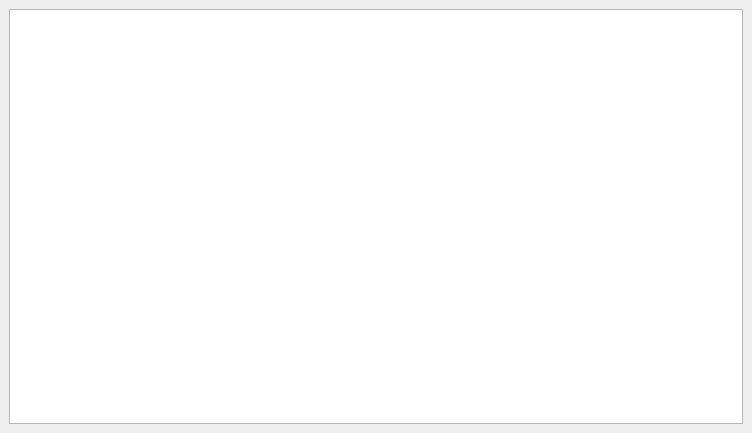
<?xml version="1.0" encoding="UTF-8"?>
<ui version="4.0">
 <class>ShowingMovie</class>
 <widget class="QStackedWidget" name="ShowingMovie">
  <property name="geometry">
   <rect>
    <x>0</x>
    <y>0</y>
    <width>752</width>
    <height>433</height>
   </rect>
  </property>
  <property name="windowTitle">
   <string>StackedWidget</string>
  </property>
  <property name="currentIndex">
   <number>0</number>
  </property>
  <widget class="QWidget" name="page_movieList">
   <layout class="QVBoxLayout" name="verticalLayout">
    <item>
     <widget class="ListWidget" name="listWidget_movieList">
      <property name="verticalScrollBarPolicy">
       <enum>Qt::ScrollBarAlwaysOff</enum>
      </property>
      <property name="horizontalScrollBarPolicy">
       <enum>Qt::ScrollBarAlwaysOff</enum>
      </property>
      <property name="sizeAdjustPolicy">
       <enum>QAbstractScrollArea::AdjustIgnored</enum>
      </property>
      <property name="verticalScrollMode">
       <enum>QAbstractItemView::ScrollPerPixel</enum>
      </property>
      <property name="horizontalScrollMode">
       <enum>QAbstractItemView::ScrollPerPixel</enum>
      </property>
      <property name="resizeMode">
       <enum>QListView::Adjust</enum>
      </property>
      <property name="viewMode">
       <enum>QListView::IconMode</enum>
      </property>
     </widget>
    </item>
   </layout>
  </widget>
 </widget>
 <customwidgets>
  <customwidget>
   <class>ListWidget</class>
   <extends>QListWidget</extends>
   <header location="global">listwidget.h</header>
  </customwidget>
 </customwidgets>
 <resources/>
 <connections/>
</ui>
